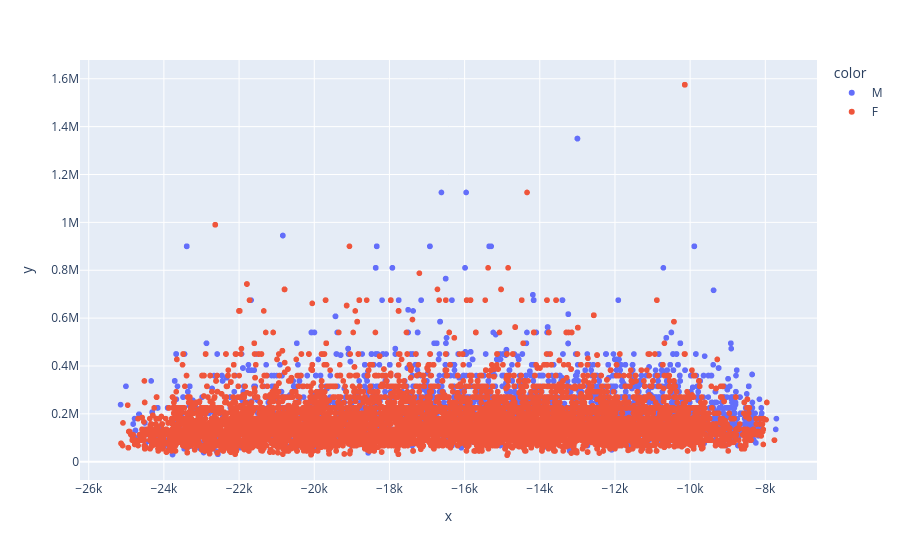

The notebook cell saved with this chart:
### Markdown cell above
## EDA

### Code cell
px.scatter(x=df_train['Age'],y=df_train['Income'],color=df_train['Gender'])

### Figure 1 — Plotly figure (JSON) as saved in the notebook; plotly's stock layout.template omitted (floating-point values rounded to 4 significant figures; data arrays with more than 128 entries replaced by an {"elided": "..."} marker saying what was removed)
{"data": [{"hovertemplate": "color=M<br>x=%{x}<br>y=%{y}<extra></extra>", "legendgroup": "M", "marker": {"color": "#636efa", "symbol": "circle"}, "mode": "markers", "name": "M", "showlegend": true, "type": "scattergl", "x": {"elided": "9616 int values"}, "xaxis": "x", "y": {"elided": "9616 float values"}, "yaxis": "y"}, {"hovertemplate": "color=F<br>x=%{x}<br>y=%{y}<extra></extra>", "legendgroup": "F", "marker": {"color": "#EF553B", "symbol": "circle"}, "mode": "markers", "name": "F", "showlegend": true, "type": "scattergl", "x": {"elided": "19549 int values"}, "xaxis": "x", "y": {"elided": "19549 float values"}, "yaxis": "y"}], "layout": {"legend": {"title": {"text": "color"}, "tracegroupgap": 0}, "margin": {"t": 60}, "xaxis": {"anchor": "y", "domain": [0, 1], "title": {"text": "x"}}, "yaxis": {"anchor": "x", "domain": [0, 1], "title": {"text": "y"}}}}
